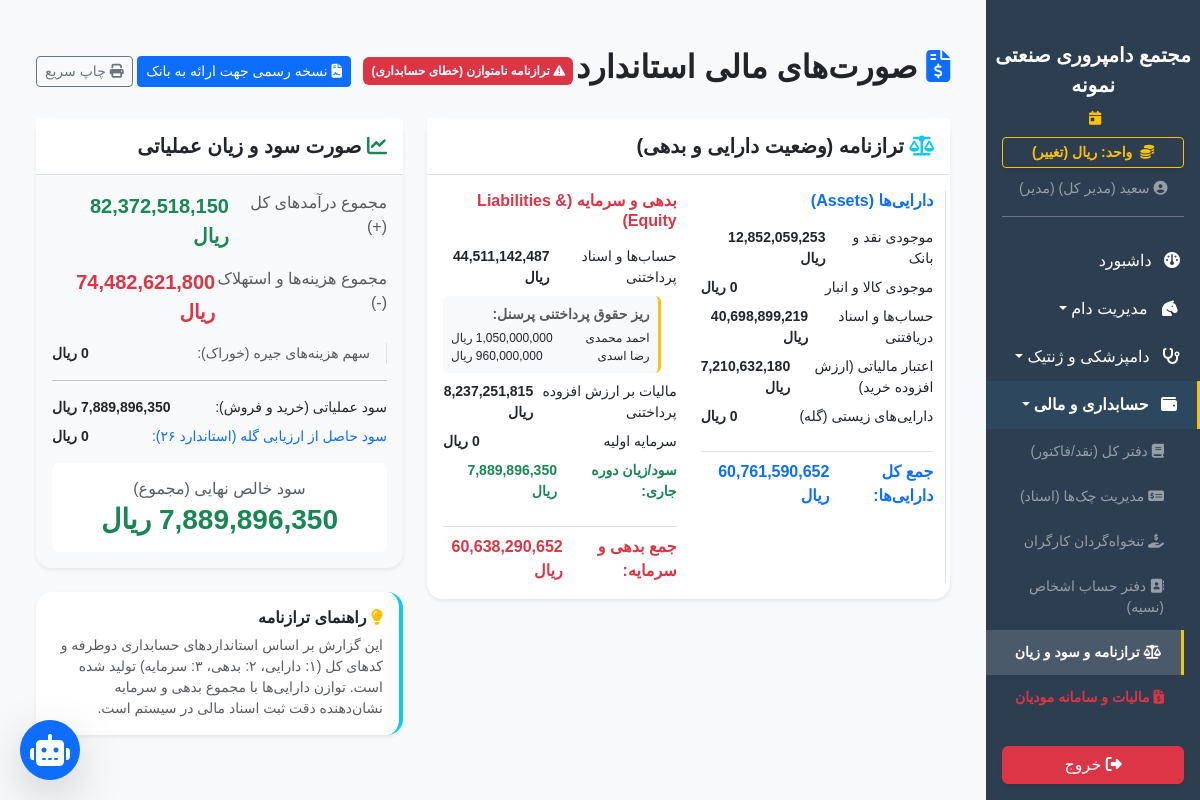
The page /finance/statements (signed in) on the database as committed earlier.
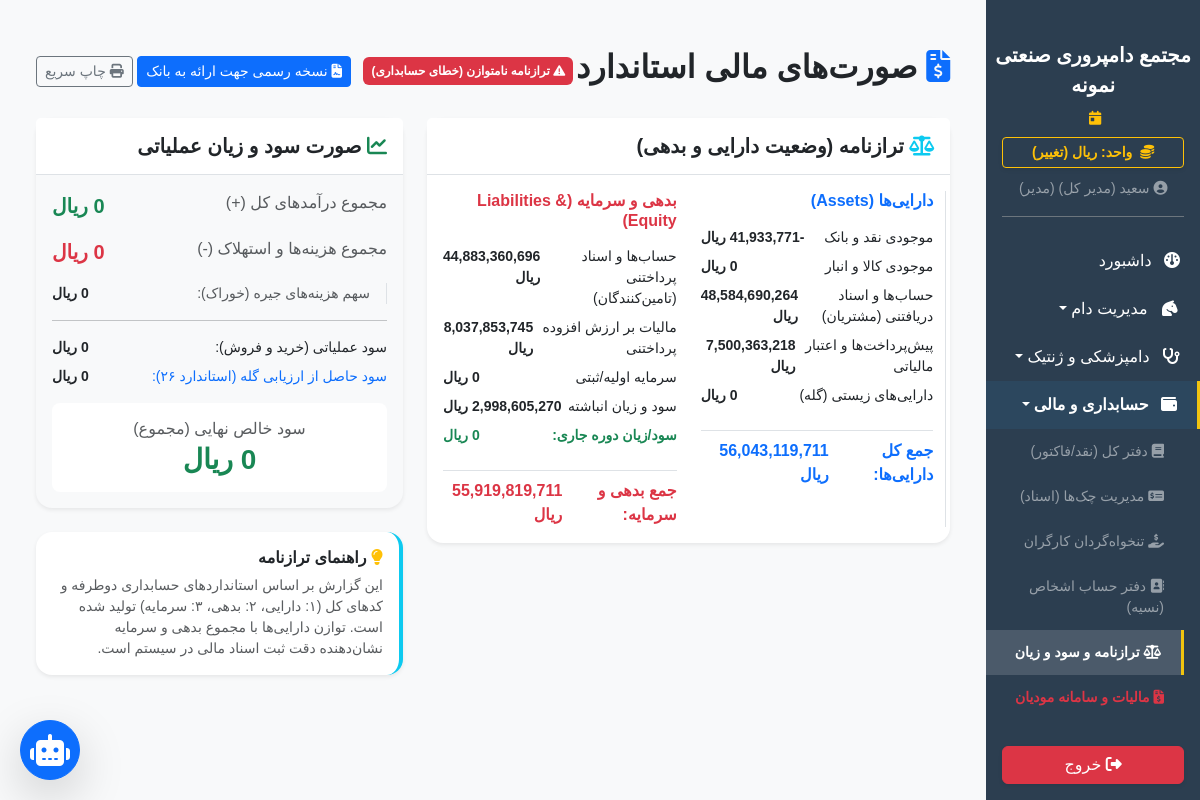
The same page on the database as committed later.
### app/models.py (models this page shows)
class Account(db.Model):
    id = db.Column(db.Integer, primary_key=True)
    code = db.Column(db.String(20), unique=True, nullable=False) # مثلا: 1101 (موجودی نقد)
    name = db.Column(db.String(100), nullable=False)
    account_type_id = db.Column(db.Integer, db.ForeignKey('account_type.id'), nullable=False)
    parent_id = db.Column(db.Integer, db.ForeignKey('account.id'), nullable=True) # برای حساب های زیرمجموعه
    type = db.relationship('AccountType', backref='accounts')
    children = db.relationship('Account', backref=db.backref('parent', remote_side=[id]))

class SystemSetting(db.Model):
    id = db.Column(db.Integer, primary_key=True)
    key = db.Column(db.String(50), unique=True, nullable=False)
    value = db.Column(db.String(255), nullable=False)
    description = db.Column(db.String(255), nullable=True)

### app/blueprints/finance.py (the view)
@finance_bp.route('/statements')
def statements():
    from app.models import Account, JournalEntryLine, JournalEntry
    from sqlalchemy import func
    accounts = Account.query.all()
    balances = {}
    total_assets = 0
    total_liabilities = 0
    total_equity = 0
    total_revenue = 0
    total_expense = 0
    for acc in accounts:
        debits = db.session.query(func.sum(JournalEntryLine.debit)).filter_by(account_id=acc.id).scalar() or 0.0
        credits = db.session.query(func.sum(JournalEntryLine.credit)).filter_by(account_id=acc.id).scalar() or 0.0
        if acc.type.nature == 'بدهکار':
            bal = debits - credits
        else:
            bal = credits - debits
        balances[acc.code] = {'name': acc.name, 'balance': bal, 'type': acc.type.name}
        if acc.code.startswith('1'): total_assets += bal
        elif acc.code.startswith('2'): total_liabilities += bal
        elif acc.code.startswith('3'): total_equity += bal
        elif acc.code.startswith('4'): total_revenue += bal
        elif acc.code.startswith('5'): total_expense += bal
    net_income = total_revenue - total_expense
    valuation_gain = db.session.query(func.sum(JournalEntryLine.credit)).join(JournalEntry).join(Account).filter(
        Account.code == '4101', JournalEntry.description.ilike('%تعدیل ارزش منصفانه گله%')
    ).scalar() or 0.0
    valuation_loss = db.session.query(func.sum(JournalEntryLine.debit)).join(JournalEntry).join(Account).filter(
        Account.code == '5101', JournalEntry.description.ilike('%تعدیل ارزش منصفانه گله%')
    ).scalar() or 0.0
    net_valuation_profit = valuation_gain - valuation_loss
    operational_profit = net_income - net_valuation_profit
    feed_costs_total = db.session.query(func.sum(JournalEntryLine.debit)).join(JournalEntry).join(Account).filter(
        Account.code == '5101', JournalEntry.description.ilike('%مصرف خوراک%')
    ).scalar() or 0.0
    salary_acc = Account.query.filter_by(code='2101').first()
    salary_breakdown = []
    if salary_acc:
        salary_breakdown = db.session.query(
            JournalEntryLine.description,
            func.sum(JournalEntryLine.credit - JournalEntryLine.debit).label('balance')
        ).filter(JournalEntryLine.account_id == salary_acc.id, JournalEntryLine.description.ilike('%خالص حقوق پرداختنی%')
        ).group_by(JournalEntryLine.description).having(func.sum(JournalEntryLine.credit - JournalEntryLine.debit) != 0).all()
    total_equity_with_income = total_equity + net_income # حقوق صاحبان سهام + سود انباشته
    is_balanced = round(total_assets, 2) == round(total_liabilities + total_equity_with_income, 2)
    return render_template('finance/statements.html',
                           balances=balances,
                           total_assets=total_assets,
                           total_liabilities=total_liabilities,
                           total_equity=total_equity_with_income,
                           net_income=net_income,
                           feed_costs_total=feed_costs_total,
                           net_valuation_profit=net_valuation_profit,
                           operational_profit=operational_profit,
                           total_revenue=total_revenue,
                           total_expense=total_expense,
                           salary_breakdown=salary_breakdown,
                           is_balanced=is_balanced)

### app/__init__.py (called while the page is built)
def get_system_setting(key, default):
    from app.models import SystemSetting
    s = SystemSetting.query.filter_by(key=key).first()
    return s.value if s else default

### app/blueprints/dashboard.py (called while the page is built)
@dashboard_bp.app_context_processor
def inject_settings():
    try:
        all_settings = {s.key: s.value for s in SystemSetting.query.all()}
    except:
        all_settings = {}
    return dict(system_settings=all_settings)

### app/templates/finance/statements.html (shortened to what the changed rows need)
{% extends 'base.html' %}
{% block content %}
<div class="container-fluid py-4" dir="rtl">
    <div class="d-flex justify-content-between align-items-center mb-4">
        <h2 class="fw-bold text-dark"><i class="fa-solid fa-file-invoice-dollar text-primary"></i> صورت‌های مالی استاندارد</h2>
    </div>
    <div class="row g-4">
        <div class="col-lg-7">
            <div class="card border-0 shadow-sm rounded-4">
                <div class="card-body">
                    <div class="row">
                        <div class="col-md-6 border-start">
                            <ul class="list-group list-group-flush mb-3">
                                {% for code, data in balances.items() if code.startswith('1') %}
                                <div class="d-flex justify-content-between small mb-2">
                                    <span>{{ data.name }}</span>
                                    <span class="fw-bold text-dark">{{ data.balance|currency }}</span>
                                </div>
                                {% endfor %}
                            </ul>
                            <div class="d-flex justify-content-between border-top pt-2 fw-bold text-primary">
                                <span>جمع کل دارایی‌ها:</span>
                                <span>{{ total_assets|currency }}</span>
                            </div>
                        </div>
                        <div class="col-md-6">
                            <ul class="list-group list-group-flush mb-3">
                                {% for code, data in balances.items() if code.startswith('2') or code.startswith('3') %}
                                <div class="d-flex justify-content-between small mb-2">
                                    <span>{{ data.name }}</span>
                                    <span class="fw-bold text-dark">{{ data.balance|currency }}</span>
                                </div>
                                {% if code == '2101' and salary_breakdown %}
                                    <div class="ms-3 mb-2 p-2 bg-light rounded border-start border-3 border-warning">
                                        <small class="d-block fw-bold mb-1 text-muted">ریز حقوق پرداختنی پرسنل:</small>
                                        {% for item in salary_breakdown %}
                                        <div class="d-flex justify-content-between" style="font-size: 0.75rem;">
                                            <span>{{ item.description.replace('خالص حقوق پرداختنی - ', '') }}</span>
                                            <span>{{ item.balance|currency }}</span>
                                        </div>
                                        {% endfor %}
                                    </div>
                                {% endif %}
                                {% endfor %}
                                <div class="d-flex justify-content-between small mb-2 text-success fw-bold">
                                    <span>سود/زیان دوره جاری:</span>
                                    <span>{{ net_income|currency }}</span>
                                </div>
                            </ul>
                            <div class="d-flex justify-content-between border-top pt-2 fw-bold text-danger">
                                <span>جمع بدهی و سرمایه:</span>
                                <span>{{ (total_liabilities + total_equity)|currency }}</span>
                            </div>
                        </div>
                    </div>
                </div>
            </div>
        </div>
        <div class="col-lg-5">
            <div class="card border-0 shadow-sm rounded-4 bg-light">
                <div class="card-body">
                    <div class="d-flex justify-content-between mb-3">
                        <span class="text-muted">مجموع درآمدهای کل (+)</span>
                        <span class="fw-bold text-success fs-5">{{ total_revenue|currency }}</span>
                    </div>
                    <div class="d-flex justify-content-between mb-3">
                        <span class="text-muted">مجموع هزینه‌ها و استهلاک (-)</span>
                        <span class="fw-bold text-danger fs-5">{{ total_expense|currency }}</span>
                    </div>
                    <div class="d-flex justify-content-between mb-3 ps-3 border-start">
                        <span class="small text-muted">سهم هزینه‌های جیره (خوراک):</span>
                        <span class="small fw-bold text-dark">{{ feed_costs_total|currency }}</span>
                    </div>
                    <div class="d-flex justify-content-between mb-2 small">
                        <span class="text-dark">سود عملیاتی (خرید و فروش):</span>
                        <span class="fw-bold">{{ operational_profit|currency }}</span>
                    </div>
                    <div class="d-flex justify-content-between mb-3 small">
                        <span class="text-primary">سود حاصل از ارزیابی گله (استاندارد ۲۶):</span>
                        <span class="fw-bold">{{ net_valuation_profit|currency }}</span>
                    </div>
                    <div class="card bg-white border-0 p-3 rounded-3 text-center">
                        <h6 class="text-muted mb-1">سود خالص نهایی (مجموع)</h6>
                        <h3 class="fw-bold {% if net_income >= 0 %}text-success{% else %}text-danger{% endif %} mb-0">
                            {{ net_income|currency }}
                        </h3>
                    </div>
                </div>
            </div>
        </div>
    </div>
</div>
{% endblock %}

### app/templates/base.html (shortened to what the changed rows need)
<!DOCTYPE html>
<html lang="fa" dir="rtl">
<head>
    <link href="https://cdn.jsdelivr.net/gh/rastikerdar/vazirmatn@v33.003/Vazirmatn-font-face.css" rel="stylesheet">
    <link rel="stylesheet" href="https://unpkg.com/persian-datepicker@1.2.0/dist/css/persian-datepicker.min.css">
    <link rel="stylesheet" href="https://cdn.jsdelivr.net/npm/bootstrap@5.3.2/dist/css/bootstrap.rtl.min.css">
    <link rel="stylesheet" href="https://cdnjs.cloudflare.com/ajax/libs/font-awesome/6.4.2/css/all.min.css">
    <link rel="stylesheet" href="{{ url_for('static', filename='css/style.css') }}">
</head>
<body>
    <div class="d-flex" id="wrapper">
        <div class="sidebar-bg d-flex flex-column" id="sidebar-wrapper">
            <div class="px-3 mb-2">
                <a href="{{ url_for('dashboard.toggle_currency') }}" class="btn btn-sm btn-outline-warning w-100 fw-bold shadow-sm">
                    <i class="fa-solid fa-coins me-1"></i> واحد: {{ get_system_currency_from_settings() }} (تغییر)
                </a>
            </div>
        </div>
        <div id="page-content-wrapper" class="w-100 bg-light" style="overflow-x: hidden;">
            <div class="container-fluid p-4">{% block content %}{% endblock %}</div>
        </div>
    </div>
</body>
</html>

Rows that differ between the two databases and show on the page:
computed for SystemSetting "0 ریال": value "60,761,590,652 ریال" → "56,043,119,711 ریال"; value "7,889,896,350 ریال" → "0 ریال"; (total_liabilities+total_equity)|currency "60,638,290,652 ریال" → "55,919,819,711 ریال"; value "82,372,518,150 ریال" → "0 ریال"; value "74,482,621,800 ریال" → "0 ریال"
changed Account "موجودی نقد و بانک": balance "12,852,059,253 ریال" → "-41,933,771 ریال"
changed Account: name "حساب‌ها و اسناد دریافتنی" → "حساب‌ها و اسناد دریافتنی (مشتریان)"; balance "40,698,899,219 ریال" → "48,584,690,264 ریال"
changed Account: name "اعتبار مالیاتی (ارزش افزوده خرید)" → "پیش‌پرداخت‌ها و اعتبار مالیاتی"; balance "7,210,632,180 ریال" → "7,500,363,218 ریال"
changed Account: name "حساب‌ها و اسناد پرداختنی" → "حساب‌ها و اسناد پرداختنی (تامین‌کنندگان)"; balance "44,511,142,487 ریال" → "44,883,360,696 ریال"; no longer shows "ریز حقوق پرداختنی پرسنل:"
changed Account "مالیات بر ارزش افزوده پرداختنی": balance "8,237,251,815 ریال" → "8,037,853,745 ریال"
changed Account: name "سرمایه اولیه" → "سرمایه اولیه/ثبتی"
now on this page (row edited): Account: name "سود و زیان انباشته", balance "2,998,605,270 ریال", shown under "بدهی و سرمایه (Liabilities & Equity)"
Other text that changed with them:
list line gone: "احمد محمدی"
list line gone: "1,050,000,000 ریال"
list line gone: "رضا اسدی"
list line gone: "960,000,000 ریال"
